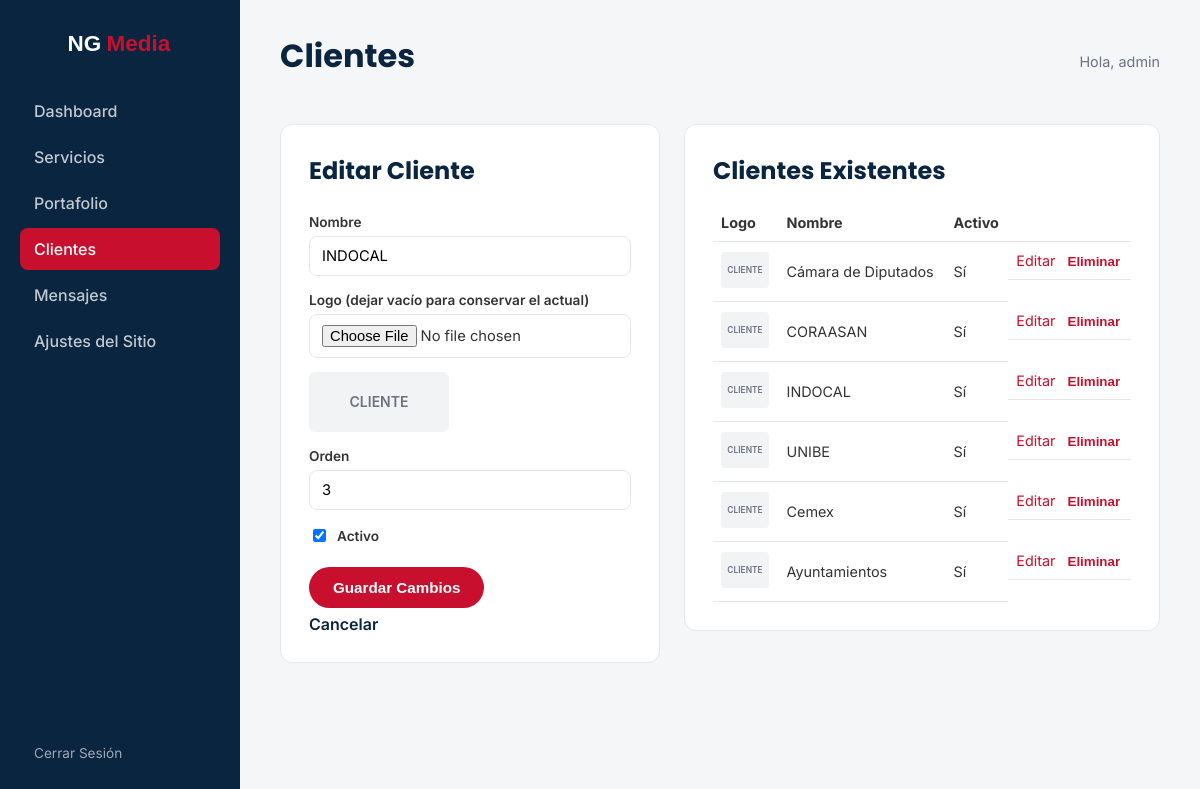
The page /admin/clients.php?edit=3 (signed in) on the database its author committed.
### tables this page shows
CREATE TABLE IF NOT EXISTS clients (
    id INT UNSIGNED AUTO_INCREMENT PRIMARY KEY,
    name VARCHAR(150) NOT NULL,
    logo_path VARCHAR(255) NOT NULL,
    sort_order INT UNSIGNED NOT NULL DEFAULT 0,
    active TINYINT(1) NOT NULL DEFAULT 1
);

### includes/functions.php (called while the page is built, shortened)
<?php
function e(?string $value): string
{
    return htmlspecialchars($value ?? '', ENT_QUOTES, 'UTF-8');
}

### admin/clients.php (the view, shortened to what this page needs)
<?php
require __DIR__ . '/auth.php';
$clients = $pdo->query('SELECT * FROM clients ORDER BY sort_order ASC, id ASC')->fetchAll();
$editItem = null;
if (!empty($_GET['edit'])) {
    $stmt = $pdo->prepare('SELECT * FROM clients WHERE id = :id');
    $stmt->execute(['id' => $_GET['edit']]);
    $editItem = $stmt->fetch() ?: null;
}
require __DIR__ . '/includes/admin-header.php';
?>
<div class="admin-grid">
    <div class="admin-card">
        <h2><?= $editItem ? 'Editar Cliente' : 'Nuevo Cliente' ?></h2>
        <form method="post" class="admin-form" enctype="multipart/form-data">
            <label for="name">Nombre</label>
            <input type="text" id="name" name="name" required value="<?= e($editItem['name'] ?? '') ?>">
            <label for="logo">Logo <?= $editItem ? '(dejar vacío para conservar el actual)' : '' ?></label>
            <input type="file" id="logo" name="logo" accept="image/jpeg,image/png,image/webp">
            <?php if ($editItem): ?><img src="../<?= e($editItem['logo_path']) ?>" alt="" class="admin-thumb"><?php endif; ?>
            <label for="sort_order">Orden</label>
            <input type="number" id="sort_order" name="sort_order" value="<?= e((string)($editItem['sort_order'] ?? 0)) ?>">
            <label class="checkbox-label">
                <input type="checkbox" name="active" <?= ($editItem['active'] ?? 1) ? 'checked' : '' ?>> Activo
            </label>
            <button type="submit" class="btn btn-accent"><?= $editItem ? 'Guardar Cambios' : 'Crear Cliente' ?></button>
            <?php if ($editItem): ?><a href="clients.php" class="btn-link">Cancelar</a><?php endif; ?>
        </form>
    </div>
    <div class="admin-card">
        <h2>Clientes Existentes</h2>
        <table class="admin-table">
            <thead><tr><th>Logo</th><th>Nombre</th><th>Activo</th><th></th></tr></thead>
            <tbody>
            <?php foreach ($clients as $client): ?>
                <tr>
                    <td><img src="../<?= e($client['logo_path']) ?>" alt="" class="admin-thumb-sm"></td>
                    <td><?= e($client['name']) ?></td>
                    <td><?= $client['active'] ? 'Sí' : 'No' ?></td>
                    <td class="table-actions">
                        <a href="clients.php?edit=<?= (int) $client['id'] ?>">Editar</a>
                        <form method="post" onsubmit="return confirm('¿Eliminar este cliente?');">
                            <button type="submit" class="btn-link-danger">Eliminar</button>
                        </form>
                    </td>
                </tr>
            <?php endforeach; ?>
            </tbody>
        </table>
    </div>
</div>
<?php require __DIR__ . '/includes/admin-footer.php'; ?>

### assets/css/admin.css (style rules this page uses)
:root { --color-primary: #0A2540; --color-primary-light: #123a5e; --color-accent: #C8102E; --color-accent-dark: #9c0c23; --color-success: #1F8A5C; --color-bg: #F4F6F8; --color-text: #333333; --color-text-light: #6b7280; --color-border: #e5e7eb; --radius: 12px; }
* { box-sizing: border-box; }
body { margin: 0; font-family: 'Inter', sans-serif; color: var(--color-text); background: var(--color-bg); }
h1, h2 { font-family: 'Poppins', sans-serif; color: var(--color-primary); margin: 0 0 16px; }
a { color: var(--color-accent); text-decoration: none; }
.btn { display: inline-flex; align-items: center; justify-content: center; padding: 12px 24px; border-radius: 999px; font-weight: 600; border: none; cursor: pointer; font-size: 0.95rem; }
.btn-accent { background: var(--color-accent); color: #fff; }
.btn-link { background: none; border: none; color: var(--color-primary); cursor: pointer; font-weight: 600; padding: 0; }
.btn-link-danger { background: none; border: none; color: var(--color-accent); cursor: pointer; font-weight: 600; padding: 0; }
.admin-grid { display: grid; grid-template-columns: 380px 1fr; gap: 24px; align-items: start; }
.admin-card { background: #fff; border-radius: var(--radius); padding: 28px; border: 1px solid var(--color-border); }
.admin-form { display: grid; gap: 6px; }
.admin-form label { font-weight: 600; font-size: 0.85rem; margin-top: 10px; }
.admin-form input[type=text], .admin-form input[type=number], .admin-form input[type=file], .admin-form select, .admin-form textarea { width: 100%; padding: 10px 12px; border-radius: 8px; border: 1px solid var(--color-border); font-family: inherit; font-size: 0.92rem; }
.checkbox-label { display: flex; align-items: center; gap: 8px; font-weight: 500; }
.admin-form .btn { margin-top: 16px; width: fit-content; }
.admin-thumb { height: 60px; margin-top: 8px; border-radius: 6px; object-fit: cover; }
.admin-table { width: 100%; border-collapse: collapse; }
.admin-table th, .admin-table td { text-align: left; padding: 10px 8px; border-bottom: 1px solid var(--color-border); font-size: 0.9rem; }
.admin-thumb-sm { height: 36px; width: 48px; object-fit: cover; border-radius: 4px; }
.table-actions { display: flex; gap: 12px; align-items: center; }
.table-actions form { display: inline; }

### rows shown on the page
clients: name "INDOCAL", logo_path (placeholder picture), sort_order "3", active "☑", shows "Sí"
clients: logo_path (placeholder picture), name "Cámara de Diputados", active "Sí"
clients: logo_path (placeholder picture), name "CORAASAN", active "Sí"
clients: logo_path (placeholder picture), name "UNIBE", active "Sí"
clients: logo_path (placeholder picture), name "Cemex", active "Sí"
clients: logo_path (placeholder picture), name "Ayuntamientos", active "Sí"

### other values the page prints
$label "Dashboard"
$label "Servicios"
$label "Portafolio"
$label "Clientes"
$label "Mensajes"
$label "Ajustes del Sitio"
$pageTitle "Clientes"
$_SESSION['admin_username'] "admin"
